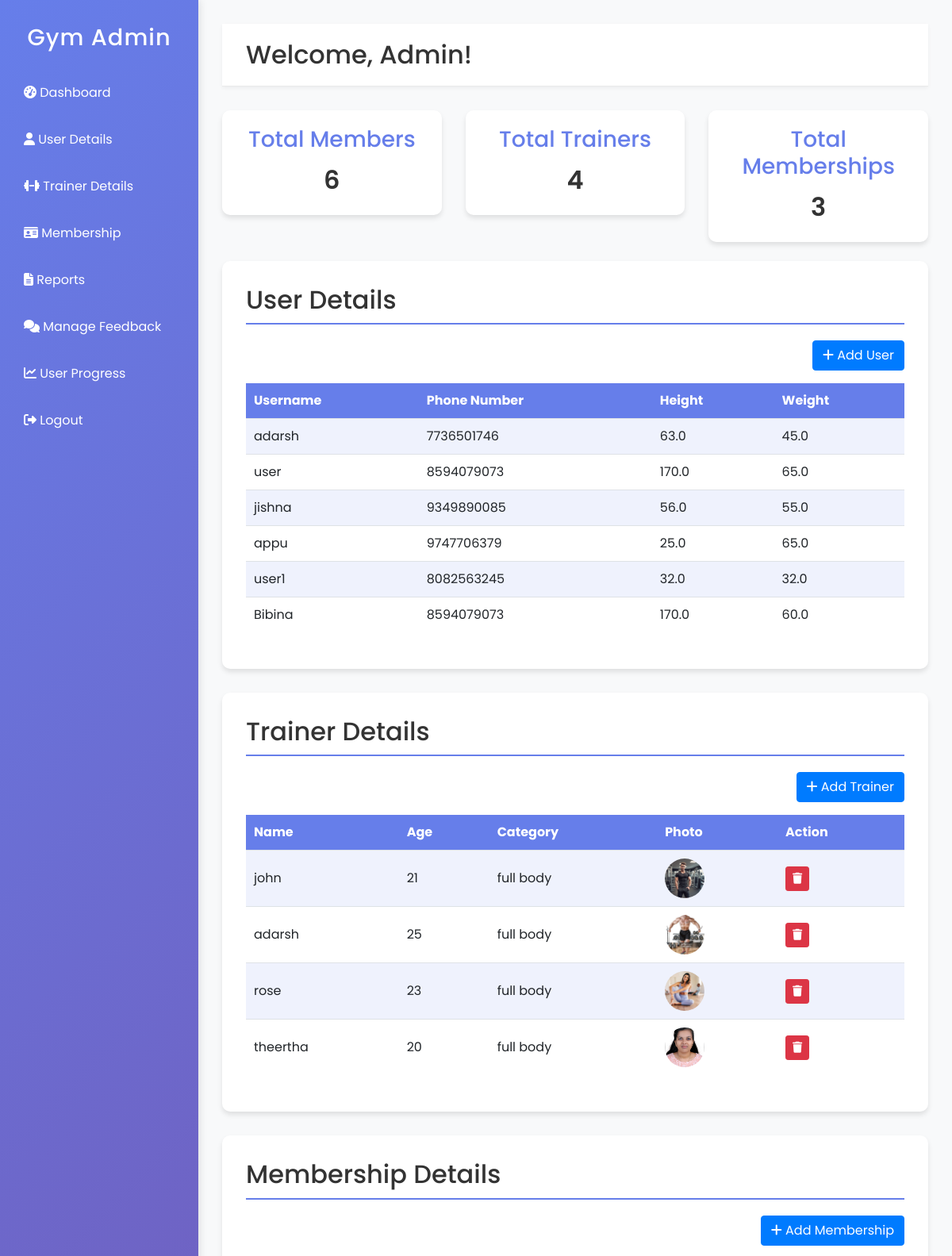
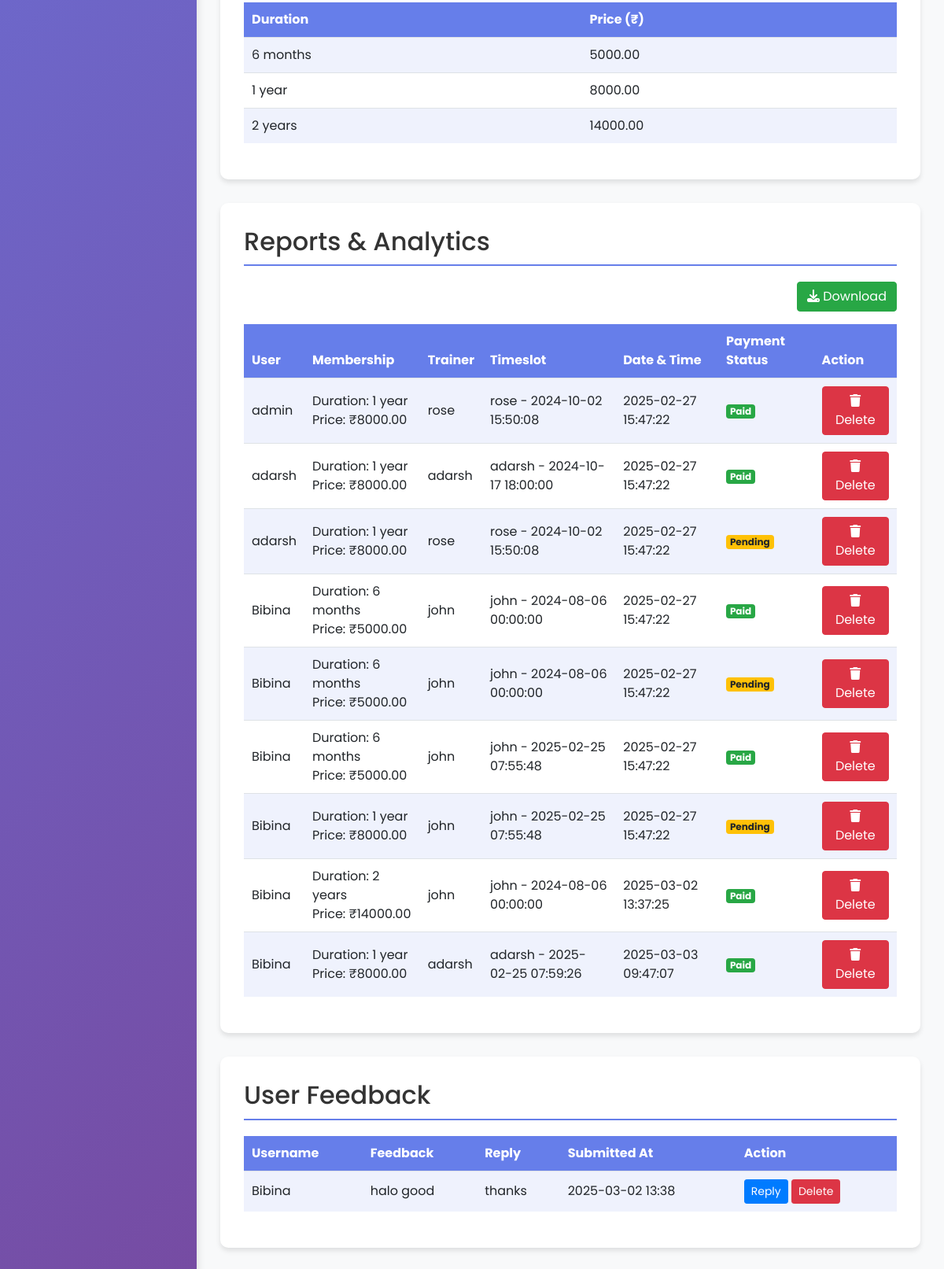
Page /adminapp/ on the committed database (2 pictures, top to bottom).
### gymapp/models.py (models this page shows, shortened)
class Profile(models.Model):
    user = models.OneToOneField(User, on_delete=models.CASCADE)
    phone_number = models.CharField(max_length=15)
    height = models.FloatField()
    weight = models.FloatField()

class Trainer(models.Model):
    name = models.CharField(max_length=100)
    age = models.IntegerField()
    category = models.CharField(max_length=100)
    photo = models.ImageField(upload_to='trainers')

class Course(models.Model):
    DURATION_CHOICES = [
        ('6 months', '6 Months'),
        ('1 year', '1 Year'),
        ('2 years', '2 Years'),
    ]
    duration = models.CharField(max_length=10, choices=DURATION_CHOICES)
    price = models.DecimalField(max_digits=8, decimal_places=2)

class Booking(models.Model):
    user = models.ForeignKey(User, on_delete=models.CASCADE)
    course = models.ForeignKey(Course, on_delete=models.CASCADE)
    trainer = models.ForeignKey(Trainer, on_delete=models.CASCADE)
    timeslot = models.ForeignKey(TimeSlot, on_delete=models.CASCADE)
    booking_date = models.DateTimeField(default=now)  # ✅ Fix: Uses now() correctly
    payment_status = models.BooleanField(default=False)
    class_assigned = models.ForeignKey(DailyClass, null=True, blank=True, on_delete=models.SET_NULL)

class TimeSlot(models.Model):
    trainer = models.ForeignKey(Trainer, on_delete=models.CASCADE)
    date = models.DateField()
    time = models.TimeField()
    is_available = models.BooleanField(default=True)
    def __str__(self):
        return f"{self.trainer.name} - {self.date} {self.time}"

class Feedback(models.Model):
    user = models.ForeignKey(User, on_delete=models.CASCADE)
    message = models.TextField()
    admin_reply = models.TextField(blank=True, null=True)
    submitted_at = models.DateTimeField(auto_now_add=True)
    replied_at = models.DateTimeField(blank=True, null=True)

### adminapp/views.py (the view)
# urls.py: path('', views.user_profiles, name='adminapp_home'),
def user_profiles(request):
    profiles = Profile.objects.all()
    trainers = Trainer.objects.all()
    bookings = Booking.objects.all()
    courses = Course.objects.all()
    feedbacks = Feedback.objects.all()
    for booking in bookings:
        print(f"Booking Date: {booking.booking_date}")  # Ensure date exists
    context = {
        'profiles': profiles,
        'trainers': trainers,
        'bookings': bookings,
        'courses': courses,
        'feedbacks': feedbacks
    }
    return render(request, 'adminapp/user_profiles.html', context)

### adminapp/templates/adminapp/user_profiles.html (shortened to what this page needs)
<!DOCTYPE html>
<html lang="en">
  <head>
    <link
      rel="stylesheet"
      href="https://stackpath.bootstrapcdn.com/bootstrap/4.5.2/css/bootstrap.min.css"
    />
    <link
      rel="stylesheet"
      href="https://cdnjs.cloudflare.com/ajax/libs/font-awesome/6.4.0/css/all.min.css"
    />
  </head>
  <body>
    <div class="sidebar">
      <h2>Gym Admin</h2>
      <ul>
        <li>
          <a href="#dashboard"
            ><i class="fas fa-tachometer-alt"></i> Dashboard</a
          >
        </li>
        <li>
          <a href="#user-details"><i class="fas fa-user"></i> User Details</a>
        </li>
        <li>
          <a href="#trainer-details"
            ><i class="fas fa-dumbbell"></i> Trainer Details</a
          >
        </li>
        <li>
          <a href="#membership"><i class="fas fa-id-card"></i> Membership</a>
        </li>
        <li>
          <a href="#reports"><i class="fas fa-file-alt"></i> Reports</a>
        </li>
        <li>
          <a href="#feedback"
            ><i class="fas fa-comments"></i> Manage Feedback</a
          >
        </li>
        <li>
          <a href="#"> <i class="fas fa-chart-line"></i> User Progress </a>
        </li>
        <li>
          <a href="{% url 'admin_logout' %}"
            ><i class="fas fa-sign-out-alt"></i> Logout</a
          >
        </li>
      </ul>
    </div>
    <div class="main-content">
      <div class="dashboard-header" id="dashboard">
        <h1>Welcome, Admin!</h1>
      </div>
      <div class="row dashboard-cards mb-4">
        <div class="col-md-4">
          <div class="card">
            <h3>Total Members</h3>
            <p>{{ profiles|length }}</p>
          </div>
        </div>
        <div class="col-md-4">
          <div class="card">
            <h3>Total Trainers</h3>
            <p>{{ trainers|length }}</p>
          </div>
        </div>
        <div class="col-md-4">
          <div class="card">
            <h3>Total Memberships</h3>
            <p>{{ courses|length }}</p>
          </div>
        </div>
      </div>
      <section id="user-details">
        <h2>User Details</h2>
        <div class="d-flex justify-content-end align-items-center mb-3">
          <a href="#" class="btn btn-primary">
            <i class="fas fa-plus"></i> Add User
          </a>
        </div>
        <div class="table-responsive">
          <table class="table table-striped">
            <thead>
              <tr>
                <th>Username</th>
                <th>Phone Number</th>
                <th>Height</th>
                <th>Weight</th>
              </tr>
            </thead>
            <tbody>
              {% for profile in profiles %}
              <tr>
                <td>{{ profile.user.username }}</td>
                <td>{{ profile.phone_number }}</td>
                <td>{{ profile.height }}</td>
                <td>{{ profile.weight }}</td>
              </tr>
              {% empty %}
              <tr>
                <td colspan="4" class="text-center">
                  No user details available.
                </td>
              </tr>
              {% endfor %}
            </tbody>
          </table>
        </div>
      </section>
      <section id="trainer-details">
        <h2>Trainer Details</h2>
        <div class="d-flex justify-content-end align-items-center mb-3">
          <a href="{% url 'add_trainer' %}" class="btn btn-primary">
            <i class="fas fa-plus"></i> Add Trainer
          </a>
        </div>
        <div class="table-responsive">
          <table class="table table-striped">
            <thead>
              <tr>
                <th>Name</th>
                <th>Age</th>
                <th>Category</th>
                <th>Photo</th>
                <th>Action</th>
              </tr>
            </thead>
            <tbody>
              {% for trainer in trainers %}
              <tr>
                <td>{{ trainer.name }}</td>
                <td>{{ trainer.age }}</td>
                <td>{{ trainer.category }}</td>
                <td>
                  {% if trainer.photo %}
                  <img
                    src="{{ trainer.photo.url }}"
                    alt="{{ trainer.name }}"
                    class="trainer-photo"
                  />
                  {% else %}
                  <span>No Photo</span>
                  {% endif %}
                </td>
                <td>
                  <a
                    href="{% url 'delete_trainer' trainer.id %}"
                    class="btn btn-danger btn-sm"
                    onclick="return confirm('Are you sure you want to delete this trainer?');"
                  >
                    <i class="fas fa-trash"></i>
                  </a>
                </td>
              </tr>
              {% empty %}
              <tr>
                <td colspan="5" class="text-center">
                  No trainer details available.
                </td>
              </tr>
              {% endfor %}
            </tbody>
          </table>
        </div>
      </section>
      <section id="membership">
        <h2>Membership Details</h2>
        <div class="d-flex justify-content-end align-items-center mb-3">
          <a href="{% url 'membership_details' %}" class="btn btn-primary">
            <i class="fas fa-plus"></i> Add Membership
          </a>
        </div>
        <div class="table-responsive">
          <table class="table table-striped">
            <thead>
              <tr>
                <th>Duration</th>
                <th>Price (₹)</th>
              </tr>
            </thead>
            <tbody>
              {% for course in courses %}
              <tr>
                <td>{{ course.duration }}</td>
                <td>{{ course.price }}</td>
              </tr>
              {% empty %}
              <tr>
                <td colspan="2" class="text-center">
                  No membership details available.
                </td>
              </tr>
              {% endfor %}
            </tbody>
          </table>
        </div>
      </section>
      <section id="reports">
        <h2>Reports & Analytics</h2>
        <div class="d-flex justify-content-end align-items-center mb-3">
          <a href="{% url 'report_a4' %}" class="btn btn-success">
            <i class="fas fa-download"></i> Download
          </a>
        </div>
        <div class="table-responsive">
          <table class="table table-striped">
            <thead>
              <tr>
                <th>User</th>
                <th>Membership</th>
                <th>Trainer</th>
                <th>Timeslot</th>
                <th>Date & Time</th>
                <th>Payment Status</th>
                <th>Action</th>
              </tr>
            </thead>
            <tbody>
              {% for booking in bookings %}
              <tr>
                <td>{{ booking.user.username }}</td>
                <td>
                  Duration: {{ booking.course.duration }}<br />
                  Price: ₹{{ booking.course.price }}
                </td>
                <td>{{ booking.trainer.name }}</td>
                <td>{{ booking.timeslot }}</td>
                <td>{{ booking.booking_date|date:"Y-m-d H:i:s" }}</td>
                <td>
                  {% if booking.payment_status %}
                  <span class="badge badge-success">Paid</span>
                  {% else %}
                  <span class="badge badge-warning">Pending</span>
                  {% endif %}
                </td>
                <td>
                  <button
                    class="btn btn-danger"
                    onclick="deleteReport({{ booking.id }})"
                  >
                    <i class="fas fa-trash"></i> Delete
                  </button>
                </td>
              </tr>
              {% endfor %}
            </tbody>
          </table>
        </div>
      </section>
      <section id="feedback">
        <h2>User Feedback</h2>
        <div class="table-responsive">
          <table class="table table-striped">
            <thead>
              <tr>
                <th>Username</th>
                <th>Feedback</th>
                <th>Reply</th>
                <th>Submitted At</th>
                <th>Action</th>
              </tr>
            </thead>
            <tbody>
              {% for feedback in feedbacks %}
              <tr>
                <td>{{ feedback.user.username }}</td>
                <td>{{ feedback.message }}</td>
                <td>{{ feedback.admin_reply|default:"No reply yet" }}</td>
                <td>{{ feedback.submitted_at|date:"Y-m-d H:i" }}</td>
                <td>
                  <a
                    href="{% url 'reply_feedback' feedback.id %}"
                    class="btn btn-primary btn-sm"
                  >
                    Reply
                  </a>
                  <a
                    href="{% url 'delete_feedback' feedback.id %}"
                    class="btn btn-danger btn-sm"
                    onclick="return confirm('Are you sure you want to delete this feedback?');"
                  >
                    Delete
                  </a>
                </td>
              </tr>
              {% empty %}
              <tr>
                <td colspan="5" class="text-center">No feedback available.</td>
              </tr>
              {% endfor %}
            </tbody>
          </table>
        </div>
      </section>
    </div>
  </body>
</html>

### adminapp/templates/adminapp/user_profiles.html (style rules this page uses)
body { margin: 0; padding: 0; font-family: "Poppins", sans-serif; background: #f8f9fa; color: #333; }
a { text-decoration: none; }
.sidebar { width: 250px; background: linear-gradient(135deg, #667eea, #764ba2); color: #fff; position: fixed; top: 0; left: 0; bottom: 0; padding: 30px 20px; box-shadow: 2px 0 10px rgba(0, 0, 0, 0.1); }
.sidebar h2 { text-align: center; margin-bottom: 30px; font-size: 1.8rem; letter-spacing: 1px; }
.sidebar ul { list-style: none; padding: 0; }
.sidebar ul li { margin: 15px 0; }
.sidebar ul li a { color: #fff; display: block; padding: 10px; border-radius: 5px; transition: background 0.3s ease; }
.main-content { margin-left: 250px; padding: 30px; }
.dashboard-header { background: #fff; padding: 20px 30px; border-bottom: 1px solid #eaeaea; margin-bottom: 30px; box-shadow: 0 2px 5px rgba(0, 0, 0, 0.05); }
.dashboard-header h1 { font-size: 2rem; margin: 0; color: #333; }
.dashboard-cards .card { background: #fff; border: none; border-radius: 10px; padding: 20px; box-shadow: 0 4px 6px rgba(0, 0, 0, 0.1); text-align: center; }
.dashboard-cards .card h3 { margin-bottom: 10px; color: #667eea; }
.dashboard-cards .card p { font-size: 2rem; font-weight: 600; margin: 0; }
section { background: #fff; padding: 30px; border-radius: 10px; box-shadow: 0 4px 6px rgba(0, 0, 0, 0.1); margin-bottom: 30px; transition: box-shadow 0.3s ease; }
section h2 { margin-bottom: 20px; color: #333; border-bottom: 2px solid #667eea; padding-bottom: 10px; }
.table thead th { background: #667eea; color: #fff; border: none; padding: 10px; }
.table tbody td { padding: 10px; vertical-align: middle; }
.table-striped tbody tr:nth-of-type(odd) { background-color: rgba(102, 126, 234, 0.1); }
.trainer-photo { width: 50px; height: 50px; border-radius: 50%; object-fit: cover; }

### rows in the picture
Profile: user.username "adarsh", phone_number "7736501746", height "63.0", weight "45.0"
Profile: user.username "user", phone_number "8594079073", height "170.0", weight "65.0"
Profile: user.username "jishna", phone_number "9349890085", height "56.0", weight "55.0"
Profile: user.username "appu", phone_number "9747706379", height "25.0", weight "65.0"
Profile: user.username "user1", phone_number "8082563245", height "32.0", weight "32.0"
Profile: user.username "Bibina", phone_number "8594079073", height "170.0", weight "60.0"
Trainer: name "john", age "21", category "full body", photo (picture)
Trainer: name "adarsh", age "25", category "full body", photo (picture)
Trainer: name "rose", age "23", category "full body", photo (picture)
Trainer: name "theertha", age "20", category "full body", photo (picture)
Course: duration "6 months", price "5000.00"
Course: duration "1 year", price "8000.00"
Course: duration "2 years", price "14000.00"
Booking: user.username "admin", course.duration "1 year", course.price "8000.00", trainer.name "rose", timeslot "rose - 2024-10-02 15:50:08", booking_date "2025-02-27 15:47:22", payment_status "Paid"
Booking: user.username "adarsh", course.duration "1 year", course.price "8000.00", trainer.name "adarsh", timeslot "adarsh - 2024-10-17 18:00:00", booking_date "2025-02-27 15:47:22", payment_status "Paid"
Booking: user.username "adarsh", course.duration "1 year", course.price "8000.00", trainer.name "rose", timeslot "rose - 2024-10-02 15:50:08", booking_date "2025-02-27 15:47:22", payment_status "Pending"
Booking: user.username "Bibina", course.duration "6 months", course.price "5000.00", trainer.name "john", timeslot "john - 2024-08-06 00:00:00", booking_date "2025-02-27 15:47:22", payment_status "Paid"
Booking: user.username "Bibina", course.duration "6 months", course.price "5000.00", trainer.name "john", timeslot "john - 2024-08-06 00:00:00", booking_date "2025-02-27 15:47:22", payment_status "Pending"
Booking: user.username "Bibina", course.duration "6 months", course.price "5000.00", trainer.name "john", timeslot "john - 2025-02-25 07:55:48", booking_date "2025-02-27 15:47:22", payment_status "Paid"
Booking: user.username "Bibina", course.duration "1 year", course.price "8000.00", trainer.name "john", timeslot "john - 2025-02-25 07:55:48", booking_date "2025-02-27 15:47:22", payment_status "Pending"
Booking: user.username "Bibina", course.duration "2 years", course.price "14000.00", trainer.name "john", timeslot "john - 2024-08-06 00:00:00", booking_date "2025-03-02 13:37:25", payment_status "Paid"
Booking: user.username "Bibina", course.duration "1 year", course.price "8000.00", trainer.name "adarsh", timeslot "adarsh - 2025-02-25 07:59:26", booking_date "2025-03-03 09:47:07", payment_status "Paid"
Feedback: user.username "Bibina", message "halo good", admin_reply "thanks", submitted_at "2025-03-02 13:38"

### other values in the picture
{{ profiles|length }} "6"
{{ trainers|length }} "4"
{{ courses|length }} "3"
